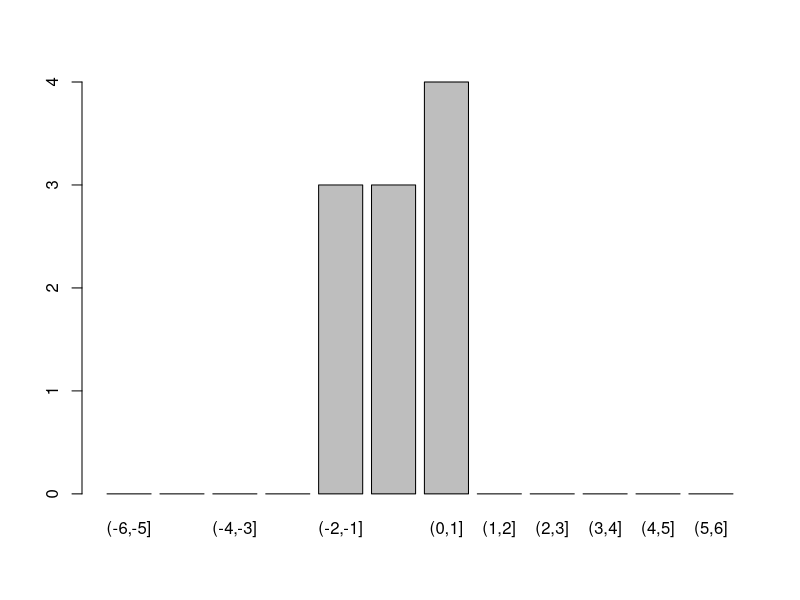
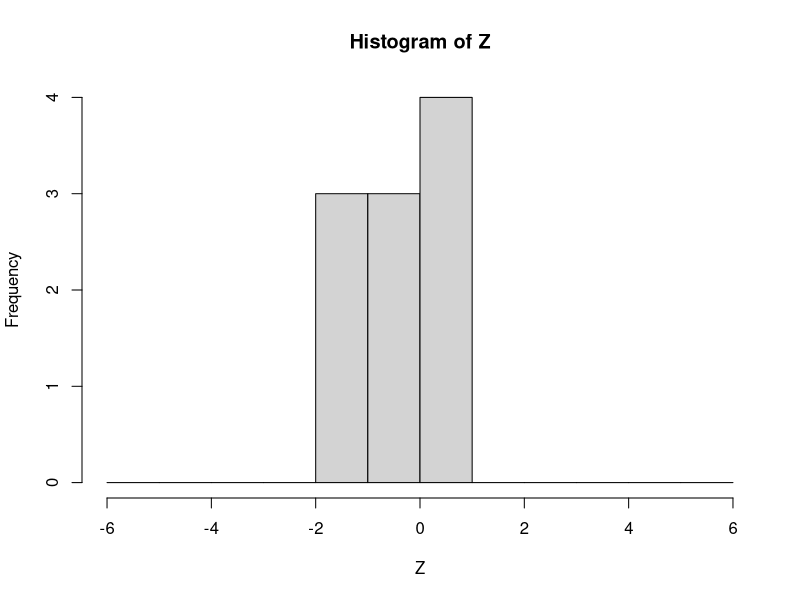

These charts were generated, in order, by the following R code:
## ---- chunk 1
library(tidyverse)
## ---- chunk 2
Pkgs <- sapply(list.files(R.home("library")), function(x)
  packageDescription(pkg = x, fields = "Priority"))
names(Pkgs[Pkgs == "base" & !is.na(Pkgs)])
## ---- chunk 3
names(Pkgs[Pkgs == "recommended" & !is.na(Pkgs)])
## ---- chunk 4
str(iris)
## ---- chunk 5
head(iris, 5)
tail(iris, 5)
## ---- chunk 6
class(iris)
mode(iris)
typeof(iris)
## ---- chunk 7
object.size(iris)
object.size(letters)
object.size(ls)
format(object.size(library), units = "auto")
## ---- chunk 8
str(Indometh)
summary(Indometh)
## ---- chunk 9
wide <- reshape(Indometh,
  v.names = "conc", idvar = "Subject",
  timevar = "time", direction = "wide"
)
wide[, 1:6]
## ---- chunk 10
transform(iris, scale.sl = (max(Sepal.Length) - Sepal.Length) / (max(Sepal.Length) - min(Sepal.Length)))
## ---- chunk 11
(max(iris$Sepal.Length) - 5.1) / (max(iris$Sepal.Length) - min(iris$Sepal.Length))
## ---- chunk 12
subset(iris, Species == "virginica")
# summary(iris$Sepal.Length)  mean(iris$Sepal.Length)
# 且的逻辑
# subset(iris, Species == "virginica" & Sepal.Length > 5.84333)
subset(iris, Species == "virginica" &
  Sepal.Length > mean(Sepal.Length))
# 在行的子集范围内
subset(iris, Species %in% c("virginica", "versicolor") &
  Sepal.Length > mean(Sepal.Length))
# 在列的子集内 先选中列
subset(iris, Sepal.Length > mean(Sepal.Length),
  select = c("Sepal.Length", "Species")
)
## ---- chunk 13
## sometimes requiring a logical 'subset' argument is a nuisance
nm <- rownames(state.x77)
start_with_M <- nm %in% grep("^M", nm, value = TRUE)
subset(state.x77, start_with_M, Illiteracy:Murder)
# 简化
# subset(state.x77, subset = grepl("^M", rownames(state.x77)), select = Illiteracy:Murder)
# 继续简化
subset(state.x77, grepl("^M", rownames(state.x77)), Illiteracy:Murder)
## ---- chunk 14
iris[iris$Species == "virginica", ]
iris[iris$Species == "virginica" &
  iris$Sepal.Length > mean(iris$Sepal.Length), ]

iris[
  iris$Species == "virginica" &
    iris$Sepal.Length > mean(iris$Sepal.Length),
  c("Sepal.Length", "Species")
]
## ---- chunk 15
# 对萼片的长度排序
iris[order(iris$Species, iris$Sepal.Length), ]
# 对花瓣的长度排序
iris[order(iris$Species, iris$Petal.Length), ]
# 先对花瓣的宽度排序，再对花瓣的长度排序
iris[order(iris$Petal.Width, iris$Petal.Length), ]
## ---- chunk 16
## Notice that assignment form is not used since a variable is being added
g <- airquality$Month
l <- split(airquality, g) # 分组
l <- lapply(l, transform, Oz.Z = scale(Ozone)) # 计算：按月对 Ozone 标准化
aq2 <- unsplit(l, g) # 合并
head(aq2)
## ---- chunk 17
with(airquality, tapply(Ozone, Month, scale))
## ---- chunk 18
do.call("rbind", lapply(split(airquality, airquality$Month), transform, Oz.Z = scale(Ozone)))
## ---- chunk 19
with(aq2, tapply(Oz.Z, Month, sd, na.rm = TRUE))
with(aq2, tapply(Oz.Z, Month, mean, na.rm = TRUE))
## ---- chunk 20
set.seed(2019)
Z <- stats::rnorm(10)
cut(Z, breaks = -6:6)
# labels = FALSE 返回每个数所落的区间位置
cut(Z, breaks = -6:6, labels = FALSE)
## ---- chunk 21
cut(Z, breaks = 3, dig.lab = 4, ordered = TRUE)
## ---- chunk 22
# 条形图
plot(cut(Z, breaks = -6:6))
# 直方图
hist(Z, breaks = -6:6)
## ---- chunk 23
labs <- levels(cut(Z, 3))
labs
## ---- chunk 24
cbind(
  lower = as.numeric(sub("\\((.+),.*", "\\1", labs)),
  upper = as.numeric(sub("[^,]*,([^]]*)\\]", "\\1", labs))
)
## ---- chunk 25
authors <- data.frame(
  ## I(*) : use character columns of names to get sensible sort order
  surname = I(c("Tukey", "Venables", "Tierney", "Ripley", "McNeil")),
  nationality = c("US", "Australia", "US", "UK", "Australia"),
  deceased = c("yes", rep("no", 4))
)
authorN <- within(authors, {
  name <- surname
  rm(surname)
})
books <- data.frame(
  name = I(c(
    "Tukey", "Venables", "Tierney",
    "Ripley", "Ripley", "McNeil", "R Core"
  )),
  title = c(
    "Exploratory Data Analysis",
    "Modern Applied Statistics ...",
    "LISP-STAT",
    "Spatial Statistics", "Stochastic Simulation",
    "Interactive Data Analysis",
    "An Introduction to R"
  ),
  other.author = c(
    NA, "Ripley", NA, NA, NA, NA,
    "Venables & Smith"
  )
)

authors
authorN
books
## ---- chunk 26
merge(authorN, books)
## ---- chunk 27
merge(authors, books, by.x = "surname", by.y = "name")
## ---- chunk 28
merge(books, authors, by.x = "name", by.y = "surname")
## ---- chunk 29
(x <- c(9:20, 1:5, 3:7, 0:8))
## extract unique elements
x[!duplicated(x)]
unique(x)
## ---- chunk 30
set.seed(123)
df <- data.frame(
  x = sample(0:1, 10, replace = T),
  y = sample(0:1, 10, replace = T),
  z = 1:10
)
df
df[!duplicated(df[, 1:2]), ]
## ---- chunk 31
library(dplyr)
df %>%
  group_by(x, y) %>%
  filter(row_number(z) == 1)
## ---- chunk 32
apropos("apply")
## ---- chunk 33
# 分组求和 colSums colMeans max
unique(iris$Species)
# 分类求和
# colSums(iris[iris$Species == "setosa", -5])
# colSums(iris[iris$Species == "virginica", -5])
colSums(iris[iris$Species == "versicolor", -5])
# apply(iris[iris$Species == "setosa", -5], 2, sum)
# apply(iris[iris$Species == "setosa", -5], 2, mean)
# apply(iris[iris$Species == "setosa", -5], 2, min)
# apply(iris[iris$Species == "setosa", -5], 2, max)
apply(iris[iris$Species == "setosa", -5], 2, quantile)
## ---- chunk 34
# 按分类变量 Species 分组求和
# aggregate(subset(iris, select = -Species), by = list(iris[, "Species"]), FUN = sum)
aggregate(iris[, -5], list(iris[, 5]), sum)
# 先确定位置，假设有很多分类变量
ind <- which("Species" == colnames(iris))
# 分组统计
aggregate(iris[, -ind], list(iris[, ind]), sum)
## ---- chunk 35
aggregate(Sepal.Length ~ Species, data = iris, mean)
## ---- chunk 36
# tapply(iris$Sepal.Length, list(iris$Species), mean)
with(iris, tapply(Sepal.Length, Species, mean))
by(iris$Sepal.Length, iris$Species, mean)
## ---- chunk 37
aggregate(. ~ Species, data = iris, mean)
## ---- chunk 38
aggregate(Sepal.Length + Sepal.Width ~ Species, data = iris, mean)
## ---- chunk 39
# 查看数据
str(ChickWeight)
## ---- chunk 40
# head(ChickWeight)
ChickWeight
## ---- chunk 41
aggregate(weight ~ Chick, data = ChickWeight, mean)
aggregate(weight ~ Diet, data = ChickWeight, mean)
## ---- chunk 42
# 查看数据集
head(CO2)
str(CO2)
## ---- chunk 43
aggregate(uptake ~ Plant, data = CO2, mean)
aggregate(uptake ~ Type, data = CO2, mean)
aggregate(uptake ~ Treatment, data = CO2, mean)
## ---- chunk 44
aggregate(uptake ~ Type + Treatment, data = CO2, mean)
tapply(CO2$uptake, list(CO2$Type, CO2$Treatment), mean)
by(CO2$uptake, list(CO2$Type, CO2$Treatment), mean)
## ---- chunk 45
# 分组求和
# by(iris[, 1], INDICES = list(iris$Species), FUN = sum)
# by(iris[, 2], INDICES = list(iris$Species), FUN = sum)
by(iris[, 3], INDICES = list(iris$Species), FUN = sum)
by(iris[1:3], INDICES = list(iris$Species), FUN = sum)
by(iris[1:3], INDICES = list(iris$Species), FUN = summary)
by(iris, INDICES = list(iris$Species), FUN = summary)
## ---- chunk 46
str(warpbreaks)
ave(warpbreaks$breaks, warpbreaks$wool)
warpbreaks %>% head(5)
with(warpbreaks, ave(breaks, tension, FUN = function(x) mean(x, trim = 0.1)))
# 分组求和
with(warpbreaks, ave(breaks, tension, FUN = function(x) sum(x)))
# 分组求和
with(iris, ave(Sepal.Length, Species, FUN = function(x) sum(x)))
## ---- chunk 47
with(warpbreaks, table(wool, tension))
## ---- chunk 48
with(iris, table(Sepal.check = Sepal.Length > 7, Species))
with(iris, table(Sepal.check = Sepal.Length > mean(Sepal.Length), Species))
## ---- chunk 49
aiq.tab <- with(airquality, table(Oz.high = Ozone > 80, Month))
aiq.tab
## ---- chunk 50
addmargins(aiq.tab, 1:2)
## ---- chunk 51
aiq.prop <- prop.table(aiq.tab, 2)
aiq.prop
aiq.marprop <- addmargins(aiq.prop, 1)
aiq.marprop
## ---- chunk 52
round(100 * aiq.marprop, 2)
## ---- chunk 53
UCBAdmissions
UCBA2DF <- as.data.frame(UCBAdmissions)
UCBA2DF
## ---- chunk 54
UCBA2DF.tab <- xtabs(Freq ~ Gender + Admit + Dept, data = UCBA2DF)
ftable(UCBA2DF.tab)
## ---- chunk 55
prop.table(margin.table(UCBA2DF.tab, c(1, 3)), 1)
## ---- chunk 56
n <- 100000
x <- runif(n)
i <- logical(n)
i[sample(n, n / 4)] <- TRUE
microbenchmark::microbenchmark(x[i], x[which(i)], times = 1000)
## ---- chunk 57
array(1:27, c(3, 3, 3))
## ---- chunk 58
asplit(array(1:27,c(3,3,3)),3)
## ---- chunk 59
lapply(asplit(array(1:27,c(3,3,3)),3), apply, 2, sum)
## ---- chunk 60
tmp <- list(A = c(1, 2, 3), B = c("a", "b"))
tmp
tmp2 <- unlist(tmp)
tmp2
## ---- chunk 61
head(PlantGrowth)
formula(PlantGrowth) # check the default formula
pg <- unstack(PlantGrowth) # unstack according to this formula
pg
stack(pg) # now put it back together
stack(pg, select = -ctrl) # omitting one vector
## ---- chunk 62
iris$Species

class(iris$Species)

unclass(iris$Species)
## ---- chunk 63
attach(iris)
head(Species)
detach(iris)
## ---- chunk 64
with(iris, {
  head(Species)
})

aq <- within(airquality, { # Notice that multiple vars can be changed
  lOzone <- log(Ozone)
  Month <- factor(month.abb[Month])
  cTemp <- round((Temp - 32) * 5 / 9, 1) # From Fahrenheit to Celsius
  S.cT <- Solar.R / cTemp # using the newly created variable
  rm(Day, Temp)
})
head(aq)
